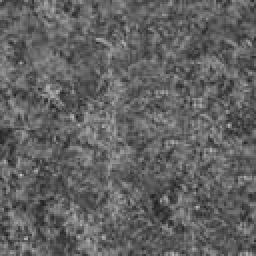
#> input picture Image_Cat/Cat_000.jpg, 128 x 128 px (shown 2 times larger)
$ python test2.py
#> lines starting #> are read from the running program, lines starting #| are printed output that depends on the picture
import cv2
from IPython.display import Image
from IPython.display import display


# 画像読み込み
img1 = cv2.imread('Image_Cat/Cat_000.jpg')
#> img1 is the input picture: shape (128, 128, 3); min 32, max 193, mean 97.6
img2 = cv2.imread('Image_Cat/Cat_001.jpg')
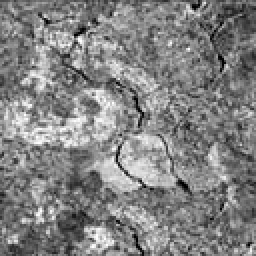
#> input picture class4/Cat_001.jpg, 128 x 128 px, found by its file name (shown 2 times larger)
#> img2 is the input picture: shape (128, 128, 3); min 0, max 255, mean 130

# 特徴点検出
akaze = cv2.AKAZE_create()
kp1, des1 = akaze.detectAndCompute(img1, None)
#> kp1 = 1 keypoints; (x, y, size): (43, 79, 5.7)
kp2, des2 = akaze.detectAndCompute(img2, None)
#> kp2 = 49 keypoints; strongest (x, y, size): (91, 92, 4.8), (46, 53, 5.7), (38, 31, 4.8), (50, 46, 5.7)

print('##### 特徴点 #####')
print(kp1)
#> (printed output is left out)
# [<KeyPoint0x11af41db0>, <KeyPoint0x11af649c0>, <KeyPoint0x11af64ba0>,
# ...
# <KeyPoint 0x126265030>, <KeyPoint 0x126265120>, <KeyPoint 0x126265150>]

# 検出された特徴点がcv2.KeyPointクラスでとして配列で返される。


print('##### 特徴点の数 #####')
print(len(kp1))
#| 1
# 143

# 特徴点の数 画像の種類やサイズによって変わる
# 画像を大きくすることで特徴点を増やせるが、一定の値を超えるとサチって計算量が増えるだけになるので出力を確認しながら大きくする


print('##### 特徴量記述子 #####')
print(des1)
#| [[ 33 237  15   2   0 153 124  50 200 255 252 133 131 123 255 255  63 248
#|     7   4   0   0  48  64   0   1   2   2 127 238  63 128  40  51   7  70
#|   103  63 251 204 152 249 255  35 244 207  16  62   4   7 224 255  79 120
#|   255 255 131 235 123 255  15]]
# [[ 32 118   2 ... 253 255   0]
#  [ 33  50  12 ... 253 255  48]
#  [  0 134   0 ... 253 255  32]
#  ...
#  [ 74  24 240 ... 128 239  31]
#  [245  25 122 ... 255 239  31]
#  [165 242  15 ... 127 238  55]]

# AKAZEでは61次元ベクトルで返される


print('##### 特徴ベクトル #####')
print(des1.shape)
#| (1, 61)
# (143, 61) <- (58は特徴点の数, 特徴量記述子の要素数)


# マッチング
bf = cv2.BFMatcher(cv2.NORM_HAMMING, crossCheck=True)
matches = bf.match(des1, des2)
#> matches = 1 matches

# 特徴点間のハミング距離でソート
matches = sorted(matches, key=lambda x: x.distance)

# 2画像間のマッチング結果画像を作成
img1_2 = cv2.drawMatches(img1, kp1, img2, kp2, matches[:10], None, flags=2)
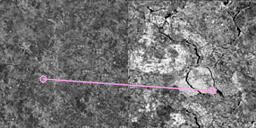
#> img1_2: shape (128, 256, 3); mean B, G, R 114.7, 114.1, 114.8
decoded_bytes = cv2.imencode('.jpg', img1_2)[1].tobytes()
display(Image(data=decoded_bytes))
